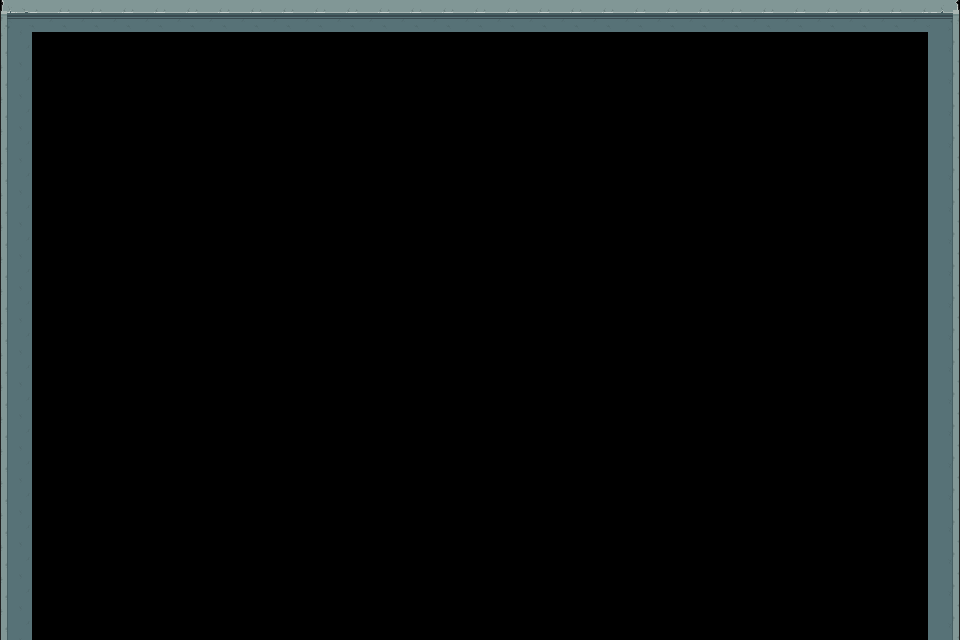

This game map was drawn from its Tiled (.tmx) file and the tilesets committed beside it. A one-line description and the full map source follow:
An orthogonal 30x20 tile map with 32x32 px tiles, 1 tile layer (图块层 1).

<map version="1.10" tiledversion="1.11.2" orientation="orthogonal" renderorder="right-down" width="30" height="20" tilewidth="32" tileheight="32" infinite="0" nextlayerid="2" nextobjectid="1">
 <tileset firstgid="1" name="Interior_Tileset_32x32" tilewidth="32" tileheight="32" tilecount="170" columns="10">
  <image source="Interior_Tileset_32x32.png" width="320" height="544" />
 </tileset>
 <layer id="1" name="图块层 1" width="30" height="20">
  <data encoding="csv">
31,32,32,32,32,32,32,32,32,32,32,32,32,32,32,32,32,32,32,32,32,32,32,32,32,32,32,32,32,33,
41,0,0,0,0,0,0,0,0,0,0,0,0,0,0,0,0,0,0,0,0,0,0,0,0,0,0,0,0,43,
41,0,0,0,0,0,0,0,0,0,0,0,0,0,0,0,0,0,0,0,0,0,0,0,0,0,0,0,0,43,
41,0,0,0,0,0,0,0,0,0,0,0,0,0,0,0,0,0,0,0,0,0,0,0,0,0,0,0,0,43,
41,0,0,0,0,0,0,0,0,0,0,0,0,0,0,0,0,0,0,0,0,0,0,0,0,0,0,0,0,43,
41,0,0,0,0,0,0,0,0,0,0,0,0,0,0,0,0,0,0,0,0,0,0,0,0,0,0,0,0,43,
41,0,0,0,0,0,0,0,0,0,0,0,0,0,0,0,0,0,0,0,0,0,0,0,0,0,0,0,0,43,
41,0,0,0,0,0,0,0,0,0,0,0,0,0,0,0,0,0,0,0,0,0,0,0,0,0,0,0,0,43,
41,0,0,0,0,0,0,0,0,0,0,0,0,0,0,0,0,0,0,0,0,0,0,0,0,0,0,0,0,43,
41,0,0,0,0,0,0,0,0,0,0,0,0,0,0,0,0,0,0,0,0,0,0,0,0,0,0,0,0,43,
41,0,0,0,0,0,0,0,0,0,0,0,0,0,0,0,0,0,0,0,0,0,0,0,0,0,0,0,0,43,
41,0,0,0,0,0,0,0,0,0,0,0,0,0,0,0,0,0,0,0,0,0,0,0,0,0,0,0,0,43,
41,0,0,0,0,0,0,0,0,0,0,0,0,0,0,0,0,0,0,0,0,0,0,0,0,0,0,0,0,43,
41,0,0,0,0,0,0,0,0,0,0,0,0,0,0,0,0,0,0,0,0,0,0,0,0,0,0,0,0,43,
41,0,0,0,0,0,0,0,0,0,0,0,0,0,0,0,0,0,0,0,0,0,0,0,0,0,0,0,0,43,
41,0,0,0,0,0,0,0,0,0,0,0,0,0,0,0,0,0,0,0,0,0,0,0,0,0,0,0,0,43,
41,0,0,0,0,0,0,0,0,0,0,0,0,0,0,0,0,0,0,0,0,0,0,0,0,0,0,0,0,43,
41,0,0,0,0,0,0,0,0,0,0,0,0,0,0,0,0,0,0,0,0,0,0,0,0,0,0,0,0,43,
41,0,0,0,0,0,0,0,0,0,0,0,0,0,0,0,0,0,0,0,0,0,0,0,0,0,0,0,0,43,
41,0,0,0,0,0,0,0,0,0,0,0,0,0,0,0,0,0,0,0,0,0,0,0,0,0,0,0,0,43
</data>
 </layer>
</map>
